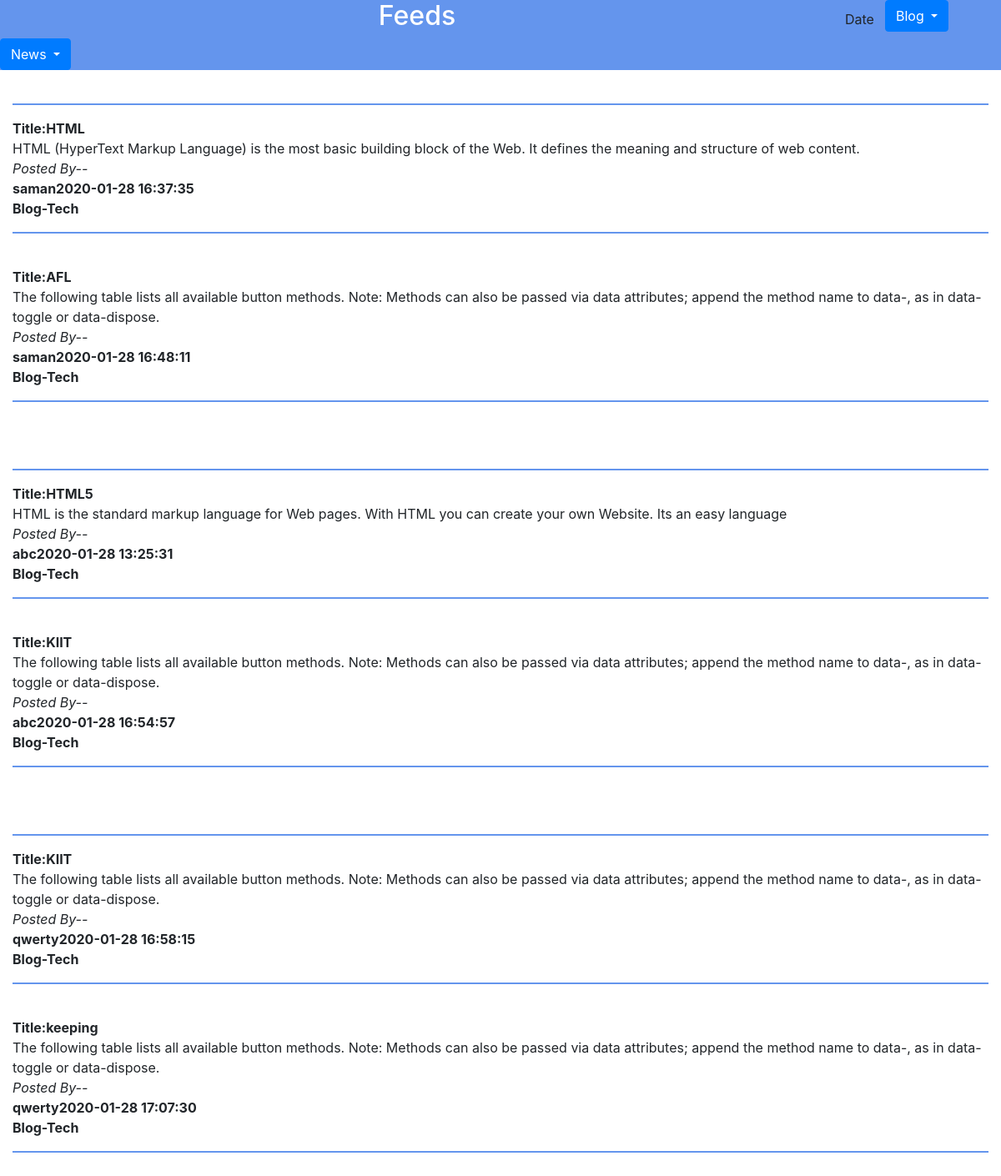
The app's page /Blogtech.php with its own data.
### tables this page shows
CREATE TABLE `posts` (
  `id` int(20) NOT NULL,
  `name` varchar(200) NOT NULL,
  `title` varchar(200) NOT NULL,
  `post` varchar(200) NOT NULL,
  `time` timestamp NOT NULL DEFAULT current_timestamp() ON UPDATE current_timestamp(),
  `Category` varchar(20) NOT NULL
);

CREATE TABLE `posts1` (
  `id` int(20) NOT NULL,
  `name` varchar(200) NOT NULL,
  `title` varchar(200) NOT NULL,
  `post` varchar(200) NOT NULL,
  `time` timestamp NOT NULL DEFAULT current_timestamp() ON UPDATE current_timestamp(),
  `Category` varchar(20) NOT NULL
);

CREATE TABLE `posts2` (
  `id` int(11) NOT NULL,
  `name` varchar(200) NOT NULL,
  `title` varchar(200) NOT NULL,
  `post` varchar(200) NOT NULL,
  `time` timestamp NOT NULL DEFAULT current_timestamp() ON UPDATE current_timestamp(),
  `Category` varchar(20) NOT NULL
);

### Blogtech.php (the view, shortened to what this page needs)
<?php
$conn = mysqli_connect("localhost","root","","blogapp");
?>
<html>
<head>
    <link type="text/css" rel="stylesheet" href="css/bootstrap.css"/>
</head>
<body>
    <div class="container-fluid">
    <div id="head" class="row">
        <div class="col-md-10" style="text-align:center;"><h2>Feeds</h2></div>
        <button type="button" class="btn">Date</button>
        <div class="dropdown">
  <button type="button" class="btn btn-primary dropdown-toggle" data-toggle="dropdown">
    Blog
  </button>
</div>
<div class="dropdown">
  <button type="button" class="btn btn-primary dropdown-toggle" data-toggle="dropdown">
    News
  </button>
</div>
</div>
<br>
<hr>
<div id="body" class="row">
<div class="col-md-12">
<?php $sql="SELECT * FROM posts WHERE Category='Blog-Tech'";
$result = $conn->query($sql);
if($result->num_rows > 0){
    while($row = $result->fetch_assoc()){
        echo "<b>"."Title:" .$row["title"]."</b>"."<br>".$row["post"]."<br>"."<i>Posted By--</i><br>"."<b>".$row["name"]."</b>"."<b>".$row["time"]."</b>"."<br>"."<b>".$row["Category"]."</b>";
    echo "<hr>";
    echo "<br>";
    }
} else{
    echo "0 results";
}
?>
</div>
</div>
</div>
<div class="container-fluid">
<br>
<hr>
<div id="body" class="row">
<div class="col-md-12">
<?php $sql="SELECT * FROM posts1 WHERE Category='Blog-Tech'";
$result = $conn->query($sql);
if($result->num_rows > 0){
while($row = $result->fetch_assoc()){
    echo "<b>"."Title:" .$row["title"]."</b>"."<br>".$row["post"]."<br>"."<i>Posted By--</i><br>"."<b>".$row["name"]."</b>"."<b>".$row["time"]."</b>"."<br>"."<b>".$row["Category"]."</b>";
echo "<hr>";
echo "<br>";
}
} else{
echo "0 results";
}
?>
</div>
</div>
</div>
<div class="container-fluid">
<br>
<hr>
<div id="body" class="row">
<div class="col-md-12">
<?php $sql="SELECT * FROM posts2 WHERE Category='Blog-Tech'";
$result = $conn->query($sql);
if($result->num_rows > 0){
while($row = $result->fetch_assoc()){
    echo "<b>"."Title:" .$row["title"]."</b>"."<br>".$row["post"]."<br>"."<i>Posted By--</i><br>"."<b>".$row["name"]."</b>"."<b>".$row["time"]."</b>"."<br>"."<b>".$row["Category"]."</b>";
echo "<hr>";
echo "<br>";
}
} else{
echo "0 results";
}
?>
</div>
</div>
</div>
</body>
    </html>

### Blogtech.php (style rules this page uses)
#head { background-color:cornflowerblue; color:white; }
hr { border: 1px solid cornflowerblue; }

### records on screen
posts: title "HTML", post "HTML (HyperText Markup Language) is the most basic building block of the Web. It defines the meaning and structure of web content.", name "saman", time "2020-01-28 16:37:35", Category "Blog-Tech"
posts: title "AFL", post "The following table lists all available button methods. Note: Methods can also be passed via data attributes; append the method name to data-, as in data-toggle or data-dispose.", name "saman", time "2020-01-28 16:48:11", Category "Blog-Tech"
posts1: title "HTML5", post "HTML is the standard markup language for Web pages. With HTML you can create your own Website. Its an easy language", name "abc", time "2020-01-28 13:25:31", Category "Blog-Tech"
posts1: title "KIIT", post "The following table lists all available button methods. Note: Methods can also be passed via data attributes; append the method name to data-, as in data-toggle or data-dispose.", name "abc", time "2020-01-28 16:54:57", Category "Blog-Tech"
posts2: title "KIIT", post "The following table lists all available button methods. Note: Methods can also be passed via data attributes; append the method name to data-, as in data-toggle or data-dispose.", name "qwerty", time "2020-01-28 16:58:15", Category "Blog-Tech"
posts2: title "keeping", post "The following table lists all available button methods. Note: Methods can also be passed via data attributes; append the method name to data-, as in data-toggle or data-dispose.", name "qwerty", time "2020-01-28 17:07:30", Category "Blog-Tech"
